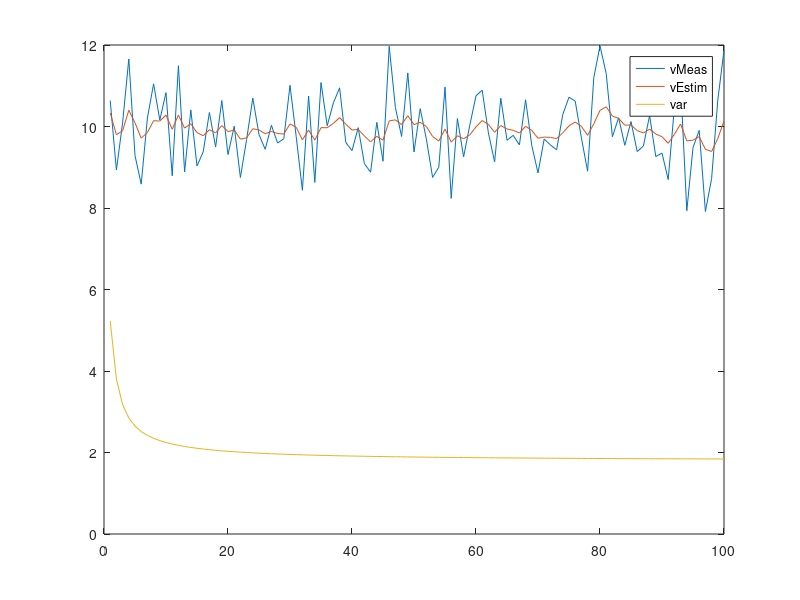

Reproduce this figure in MATLAB.

% Paul Balzer | Motorblog
% CC-BY-SA2.0 Lizenz
close all
  
%% Messungen generieren
% Da wir jetzt keine Messwerte haben,
% generieren wir uns einfach selbst
% ein paar verrauschte Werte.
it=100;     % Anzahl Messwerte
realv=10;   % wahre Geschwindigkeit
 
                   % x'                y'
measurements = [realv+1.*randn(1,it); zeros(1,it)];
erg = measurements(2,:);
  
dt = 1;     % Zeitschritt
  
%% Initialisieren
%    x  y  x' y'
x = [0; 0; 10; 0];      % Initial State (Location and velocity)
P = [10, 0, 0, 0;...
    0, 10, 0, 0;...
    0, 0, 10, 0;...
    0, 0, 0, 10];       % Initial Uncertainty
A = [1, 0, dt, 0;...
    0, 1, 0, dt;...
    0, 0, 1, 0;...
    0, 0, 0, 1];        % Transition Matrix
H = [0, 0, 1, 0;...
    0, 0, 0, 1];        % Measurement function
R = [10, 0;...
    0, 10];             % measurement noise covariance
Q = [1/4*dt^4, 1/4*dt^4, 1/2*dt^3, 1/2*dt^3;...
    1/4*dt^4, 1/4*dt^4, 1/2*dt^3, 1/2*dt^3;...
    1/2*dt^3, 1/2*dt^3, dt^2, dt^2;...
    1/2*dt^3, 1/2*dt^3, dt^2, dt^2]; % Process Noise Covariance
I = eye(4);             % Identity matrix

figure

%% Kalman Filter Steps
%
for n=1:length(measurements)
    % Prediction
    x=A*x;                  % Prädizierter Zustand aus Bisherigem und System
    P=A*P*A'+Q;             % Prädizieren der Kovarianz
  
    % Correction
    Z=measurements(:,n);
    y=Z-(H*x);              % Innovation aus Messwertdifferenz
    S=(H*P*H'+R);           % Innovationskovarianz
    K=P*H'*inv(S);          % Filter-Matrix (Kalman-Gain)
  
    x=x+(K*y);              % aktualisieren des Systemzustands
    P=(I-(K*H))*P;          % aktualisieren der Kovarianz
    
    vMeas(n) = Z(1);
    vEstim(n) = x(3);
    var(n) = P(3,3);
end

plot(1:100,vMeas,1:100,vEstim,1:100,var);
legend({'vMeas','vEstim','var'},'Location','best')
